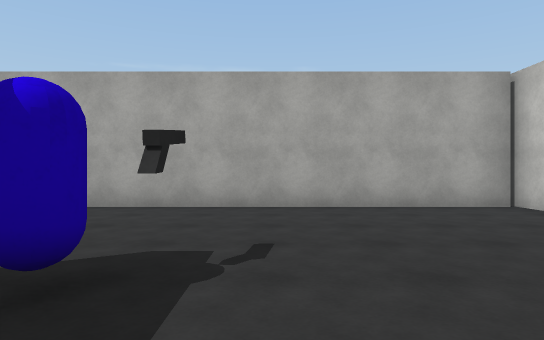
View 1 (above)

18 first-person views from a walk through a scene from a Unity 3-D project. The camera is 1.3 m above the floor, looks level and sees 75° across. The floor is counted in squares, 2 m on a side. Each view is taken from the middle of a square. On the plan, view 1 faces up. The plan holds only what a view shows up to about 10 squares ahead; the rest is blank. Surface patterns are stand-ins for the level's own textures.

View 2
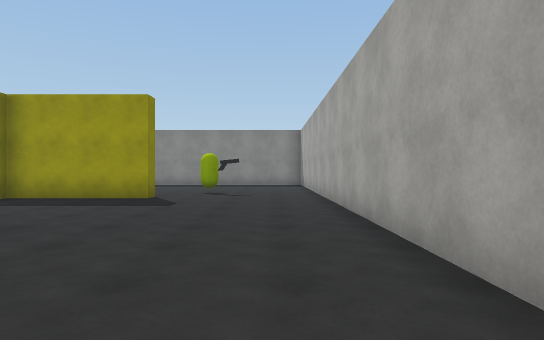

View 3
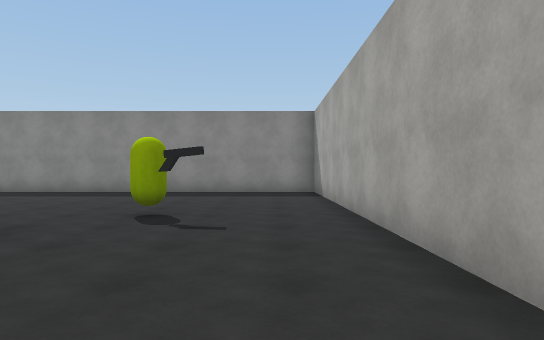

View 4
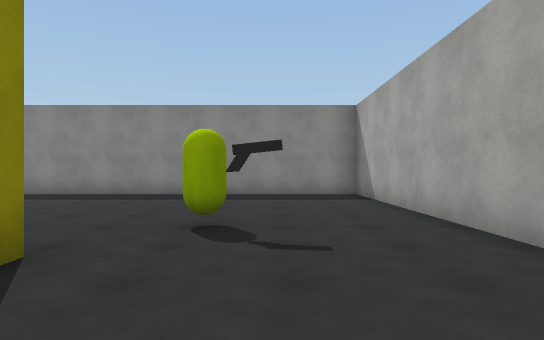

View 5
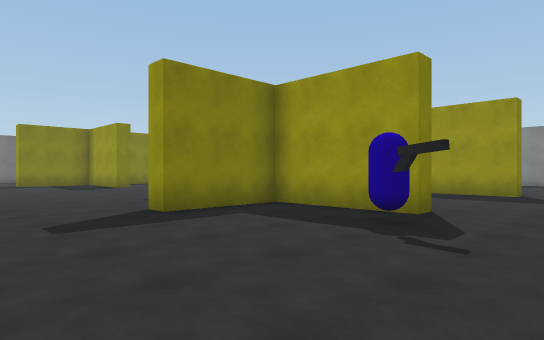

View 6
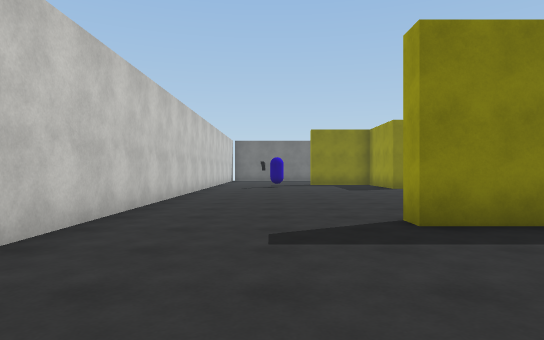

View 7
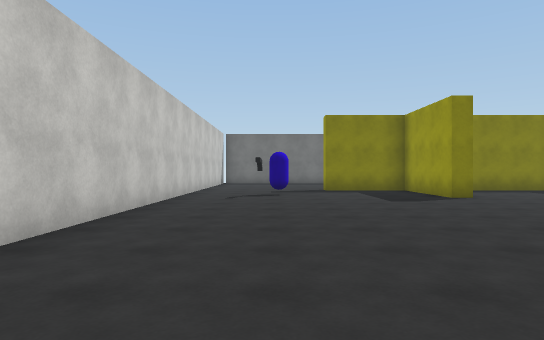

View 8
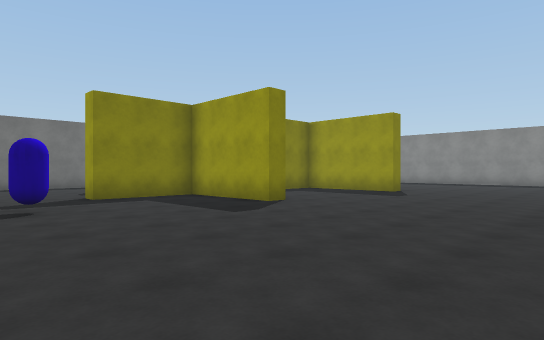

View 9
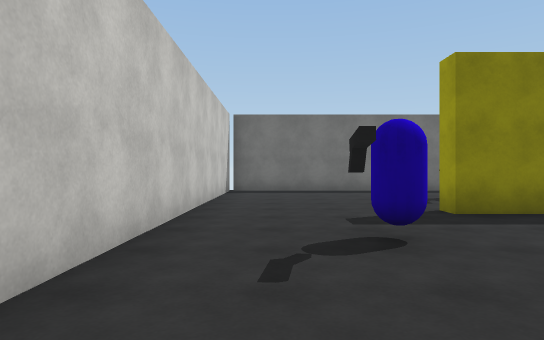

View 10
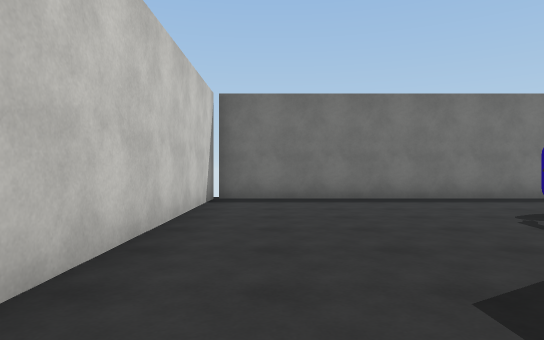

View 11
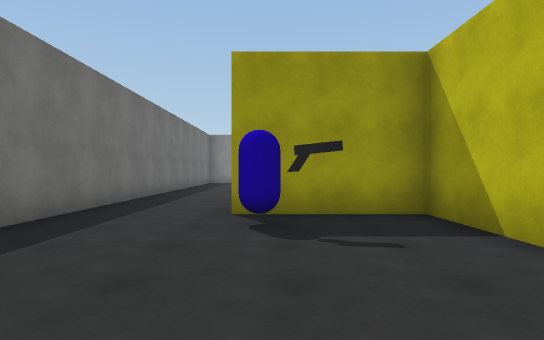

View 12
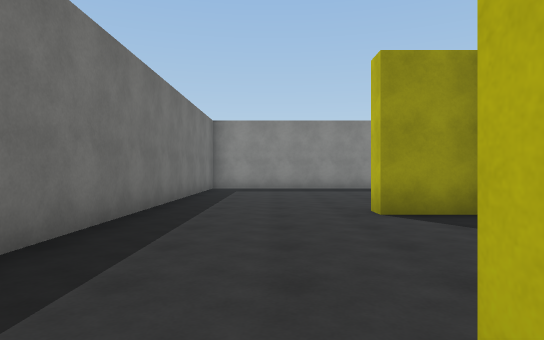

View 13
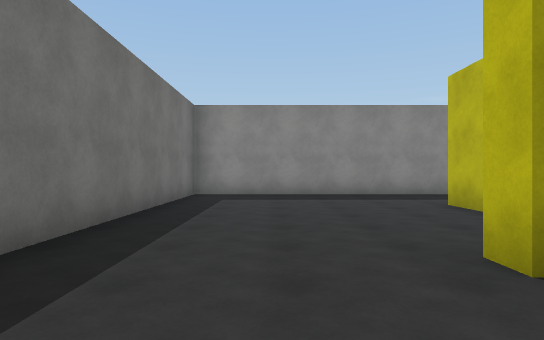

View 14
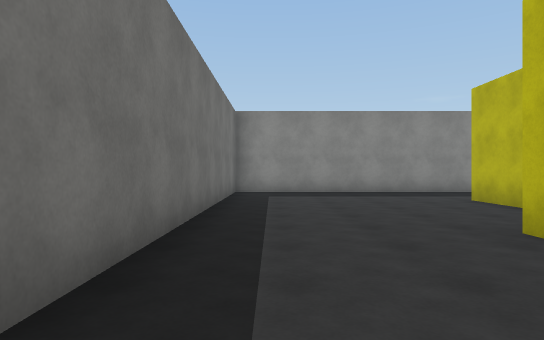

View 15
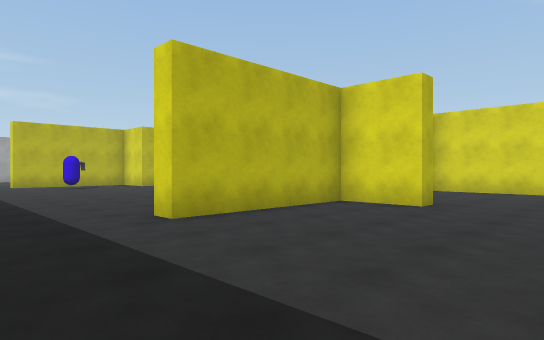

View 16
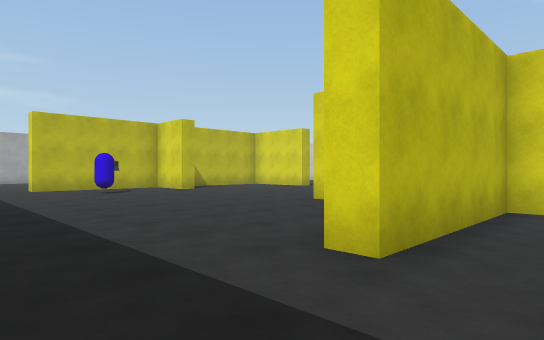

View 17
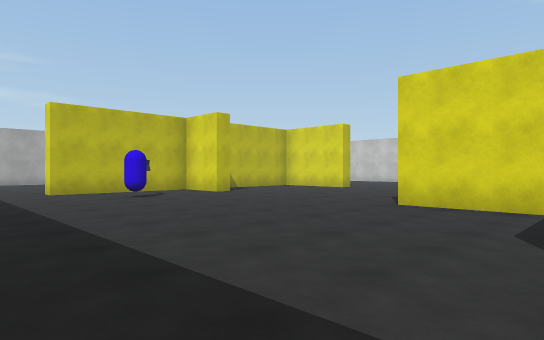

View 18
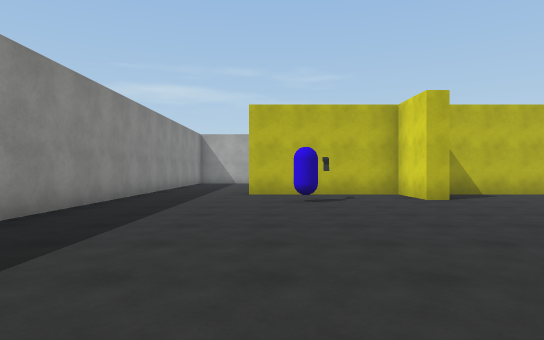

### Floor plan
Points are (right, up) in squares from view 1. A wall is a line through its corners. A room is listed if a view was taken in it or the views show most of it. See-through windows are left out.
Room 1 (views 1, 2, 3, 4, 5, 6, 7, 8, 9, 10, 11, 12, 13, 14, 15, 16, 17, 18)
walls: (-7.1, -3.3) (-7.6, -3.3) (-7.6, -1.6) (-11.6, -1.6) (-11.6, -1); (-3.8, -1.6) (-6.4, -1.6); (-2.8, -9.3) (-2.2, -9.3) (-2.2, -12.2) (0.3, -12.2) (0.3, -12.7) (-2.2, -12.7) (-2.2, -15.6); (-7.6, -11.2) (-7.6, -8.9); (-2.8, 1.8) (-2.2, 1.8) (-2.2, -1.1) (0.3, -1.1) (0.3, -1.6); (-7.8, 2.2) (-7.1, 2.2) (-7.1, -1.1); (-7.1, -13) (-7.1, -14.4) (-7.6, -14.4) (-7.6, -12.7) (-11.6, -12.7) (-11.6, -12.1); (-2.7, -15.6) (-2.7, -14.1); (-14.5, -11.2) (-14.5, -18.1) (4.3, -18.1) (4.3, 0); (4.3, 5.6) (4.3, 6.3) (-14.5, 6.3) (-14.5, -6.5)
objects: other object (-10, -4) to (-10, -3); other object (-9, 3) to (-9, 4); other object (-1, -15); other object (-1, 2); other object (2, -10)

Positions as (right, up) in squares from view 1, and headings:
1: (0, 0), facing up
2: (1, 5), facing left
3: (-4, 5), facing left
4: (-5, 4), facing left
5: (3, 4), facing down-left
6: (2, 3), facing down
7: (2, -1), facing down
8: (3, -4), facing down-left
9: (3, -7), facing down
10: (3, -10), facing down
11: (3, -15), facing left
12: (-2, -16), facing left
13: (-5, -16), facing left
14: (-4, -17), facing left
15: (-14, -17), facing up-right
16: (-14, -14), facing up-right
17: (-14, -12), facing up-right
18: (-11, -11), facing up
